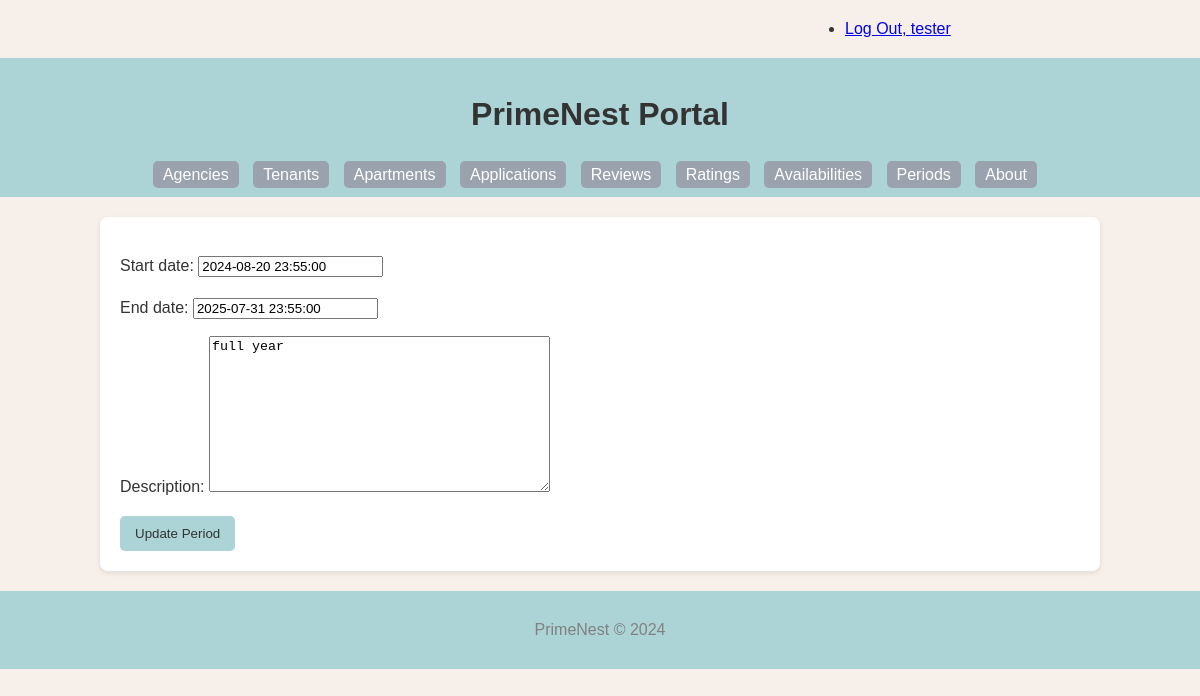
Page /period/1/update/ (signed in) on the committed database.
### PrimeNest/models.py (models this page shows, shortened)
class Period(models.Model):
    period_id = models.AutoField(primary_key=True)
    start_date = models.DateTimeField()
    end_date = models.DateTimeField()
    description = models.TextField(blank=True)
    def get_update_url(self):
        return reverse('primenest_period_update_urlpattern',
                       kwargs={'pk': self.pk}
                       )
    class Meta:
        verbose_name = _("Period")
        verbose_name_plural = _("Periods")
        ordering = ['start_date']

### PrimeNest/views.py (the view)
class PeriodUpdate(LoginRequiredMixin, PermissionRequiredMixin, UpdateView):
    form_class = PeriodForm
    model = Period
    template_name = 'PrimeNest/period_form_update.html'
    permission_required = 'PrimeNest.change_period'

### PrimeNest/forms.py (shortened to what this page needs)
class PeriodForm(forms.ModelForm):
    class Meta:
        model = Period
        fields = '__all__'

### PrimeNest/templates/PrimeNest/period_form_update.html (shortened to what this page needs)
{% extends 'PrimeNest/base.html' %}
{% block content %}
    <form
        action="{{ period.get_update_url }}"
        method="post">
        {{ form.as_p }}
        <button type="submit" class="button button-primary">Update Period</button>
    </form>
{% endblock %}

### PrimeNest/templates/PrimeNest/base.html (shortened to what this page needs)
{% load static %}
<!DOCTYPE html>
<html lang="en">
<head>
    <link rel="stylesheet" href="{% static 'PrimeNest/style.css' %}">
</head>
<body>
    <div class="status row">
        <div class="offset-by-eight four columns">
            <ul class="inline">
                {% if user.is_authenticated %}
                    <li><a href="{% url 'logout_urlpattern' %}">
                        Log Out, {{ user.get_username }}</a></li>
                {% else %}
                    <li><a href="{% url 'login_urlpattern' %}">
                        Log In</a></li>
                {% endif %}
            </ul>
        </div>
    </div>
    <header>
        <h1>PrimeNest Portal</h1>
        <nav>
            <ul>
                <li><a href="{% url 'primenest_agency_list_urlpattern' %}">Agencies</a></li>
                <li><a href="{% url 'primenest_tenant_list_urlpattern' %}">Tenants</a></li>
                <li><a href="{% url 'primenest_apartment_list_urlpattern' %}">Apartments</a></li>
                <li><a href="{% url 'primenest_application_list_urlpattern' %}">Applications</a></li>
                <li><a href="{% url 'primenest_review_list_urlpattern' %}">Reviews</a></li>
                <li><a href="{% url 'primenest_rating_list_urlpattern' %}">Ratings</a></li>
                <li><a href="{% url 'primenest_availability_list_urlpattern' %}">Availabilities</a></li>
                <li><a href="{% url 'primenest_period_list_urlpattern' %}">Periods</a></li>
                <li><a href="{% url 'about_urlpattern' %}">About</a></li>
            </ul>
        </nav>
    </header>
    <main>
        {% block content %}
        {% endblock %}
    </main>
    <footer>
        <p>PrimeNest © 2024</p>
    </footer>
</body>
</html>

### PrimeNest/static/PrimeNest/style.css (style rules this page uses)
body { font-family: Arial, sans-serif; line-height: 1.6; margin: 0; padding: 0; background: #F7F0EA; color: #333; }
header { background: #ACD4D6; color: #fff; padding: 10px 0; text-align: center; }
nav ul { list-style: none; padding: 0; margin: 0; }
nav ul li { display: inline; margin-right: 10px; }
nav ul li a { color: white; text-decoration: none; padding: 5px 10px; background-color: #9AA2AD; border-radius: 5px; }
main { padding: 20px; background: white; width: 80%; margin: 20px auto; box-shadow: 0 2px 5px rgba(0,0,0,0.1); border-radius: 8px; }
footer { text-align: center; padding: 10px 0; background: #ACD4D6; color: gray; }
h1, h2 { color: #333; }
button, input[type="submit"], input[type="button"] { background-color: #ACD4D6; color: #333; border: none; padding: 10px 15px; border-radius: 5px; cursor: pointer; transition: background-color 0.3s ease; }
.row { display: flex; flex-wrap: wrap; margin-right: -15px; margin-left: -15px; }
.four.columns { flex: 0 0 33.33333%; max-width: 33.33333%; }
.offset-by-eight { margin-left: 66.66667%; }

### rows in the picture
Period: start_date "2024-08-20 23:55:00", end_date "2025-07-31 23:55:00", description "full year"

### other values in the picture
{{ user.get_username }} "tester"
